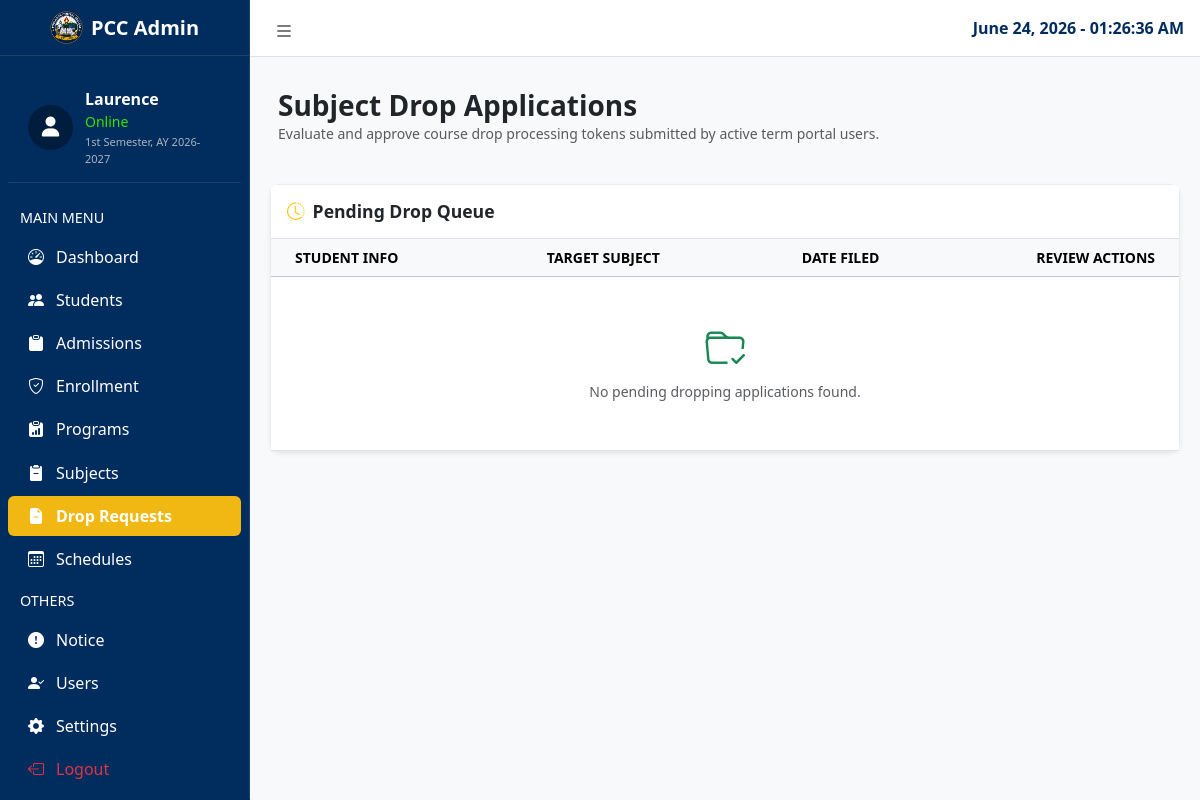
/admin/drop_requests.php (signed in), run on an earlier commit of the app's database.
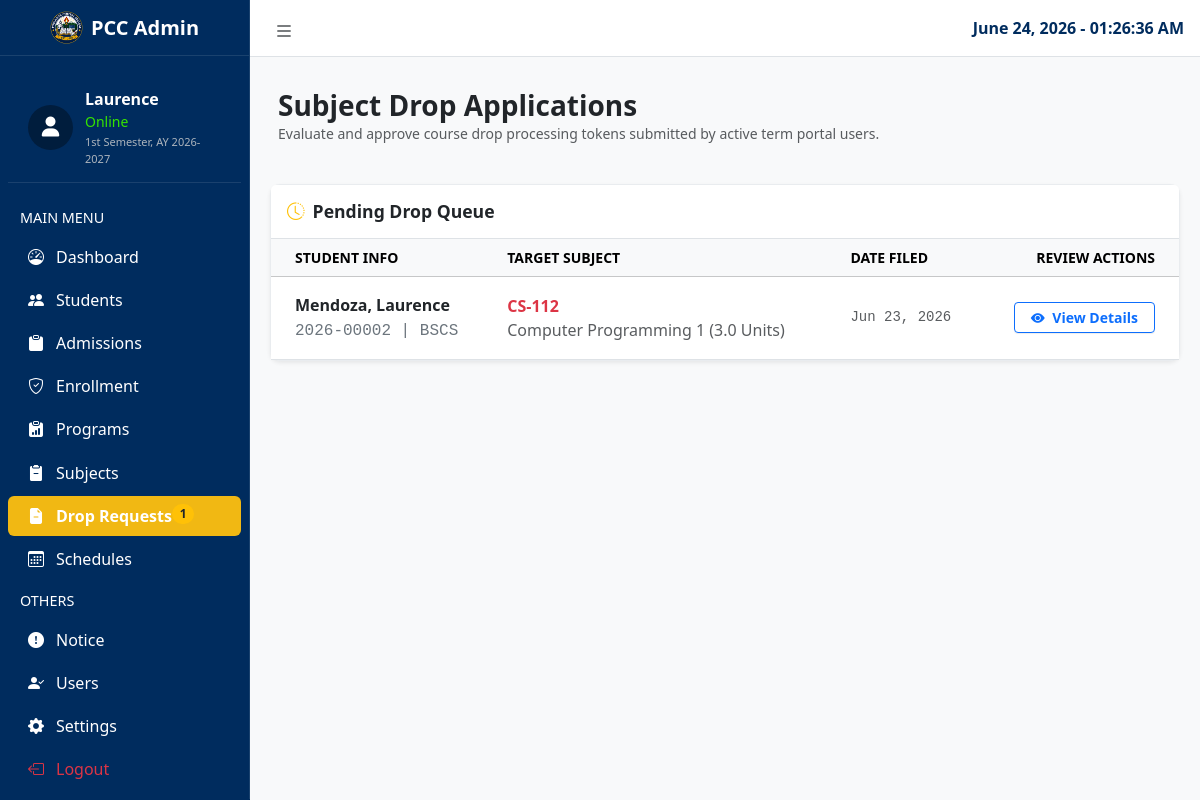
And on a later commit of the database.
### tables this page shows
CREATE TABLE `drop_requests` (
  `id` int(11) NOT NULL AUTO_INCREMENT,
  `student_id` int(11) NOT NULL,
  `enrollment_id` int(11) NOT NULL,
  `reason` text NOT NULL,
  `status` varchar(50) DEFAULT 'Pending Review',
  `created_at` timestamp NOT NULL DEFAULT current_timestamp(),
  PRIMARY KEY (`id`),
  KEY `student_id` (`student_id`),
  KEY `enrollment_id` (`enrollment_id`),
  CONSTRAINT `drop_requests_ibfk_1` FOREIGN KEY (`student_id`) REFERENCES `students` (`student_id`) ON DELETE CASCADE,
  CONSTRAINT `drop_requests_ibfk_2` FOREIGN KEY (`enrollment_id`) REFERENCES `enrollments` (`enrollment_id`) ON DELETE CASCADE
);

CREATE TABLE `students` (
  `student_id` int(11) NOT NULL AUTO_INCREMENT,
  `student_number` varchar(20) NOT NULL,
  `password_hash` varchar(255) NOT NULL,
  `application_id` int(11) DEFAULT NULL,
  `first_name` varchar(50) NOT NULL,
  `middle_name` varchar(50) DEFAULT NULL,
  `last_name` varchar(50) NOT NULL,
  `suffix` varchar(10) DEFAULT NULL,
  `email` varchar(100) NOT NULL,
  `current_course` varchar(10) NOT NULL,
  `section` varchar(50) DEFAULT NULL,
  `year_level` int(11) DEFAULT 1,
  `classification` varchar(50) DEFAULT 'Regular',
  `created_at` timestamp NOT NULL DEFAULT current_timestamp(),
  `enrollment_status` varchar(50) DEFAULT 'Enrolled',
  `payment_method` varchar(50) DEFAULT 'Cashier',
  `payment_scheme` varchar(50) DEFAULT 'Full Payment',
  `gcash_ref_id` varchar(50) DEFAULT NULL,
  `gcash_receipt_path` varchar(255) DEFAULT NULL,
  PRIMARY KEY (`student_id`),
  UNIQUE KEY `student_number` (`student_number`),
  UNIQUE KEY `email` (`email`),
  KEY `current_course` (`current_course`),
  KEY `application_id` (`application_id`),
  CONSTRAINT `students_ibfk_1` FOREIGN KEY (`current_course`) REFERENCES `courses` (`course_code`),
  CONSTRAINT `students_ibfk_2` FOREIGN KEY (`application_id`) REFERENCES `applicants` (`application_id`)
);

CREATE TABLE `subjects` (
  `id` int(11) NOT NULL AUTO_INCREMENT,
  `subject_code` varchar(50) NOT NULL,
  `program` varchar(10) DEFAULT 'BSIT',
  `descriptive_title` varchar(255) NOT NULL,
  `target_year` varchar(50) DEFAULT '1st Year',
  `units` int(11) NOT NULL DEFAULT 3,
  `capacity` int(11) NOT NULL DEFAULT 40,
  `status` varchar(50) DEFAULT 'Inactive',
  `created_at` timestamp NOT NULL DEFAULT current_timestamp(),
  PRIMARY KEY (`id`),
  UNIQUE KEY `subject_code` (`subject_code`)
);

### admin/drop_requests.php (the view, shortened to what the changed rows need)
<?php
require_once '../config/database_connect.php';
try {
    $drop_queue = $conn->query("
        SELECT dr.id as req_id, dr.reason, DATE(dr.created_at) as date_filed,
               st.student_number, st.first_name, st.last_name, st.current_course,
               sub.subject_code, sub.descriptive_title, sub.units
        FROM drop_requests dr
        JOIN students st ON dr.student_id = st.student_id
        JOIN enrollments e ON dr.enrollment_id = e.enrollment_id
        JOIN subjects sub ON e.subject_id = sub.id
        WHERE dr.status = 'Pending Review'
        ORDER BY dr.created_at ASC
    ")->fetchAll(PDO::FETCH_ASSOC);
} catch (PDOException $e) {
    $drop_queue = [];
}
$pending_drop_count = 0;
try {
    $drop_count_stmt = $conn->query("SELECT COUNT(*) FROM drop_requests WHERE status = 'Pending Review'");
    $pending_drop_count = $drop_count_stmt->fetchColumn();
} catch (PDOException $e) {
    error_log("Sidebar Badges Fetch Error: " . $e->getMessage());
}
?>
<!doctype html>
<html lang="en">
<head>
    <link rel="stylesheet" href="https://cdn.jsdelivr.net/npm/overlayscrollbars@2.11.0/styles/overlayscrollbars.min.css" />
    <link rel="stylesheet" href="https://cdn.jsdelivr.net/npm/bootstrap-icons@1.13.1/font/bootstrap-icons.min.css" />
    <link rel="stylesheet" href="../assets/css/adminlte.css" />
    <link rel="stylesheet" href="https://cdnjs.cloudflare.com/ajax/libs/font-awesome/6.4.0/css/all.min.css">
    <link href="https://cdn.jsdelivr.net/npm/bootstrap@5.3.2/dist/css/bootstrap.min.css" rel="stylesheet">
</head>
<body class="fixed-header sidebar-expand-lg bg-body-tertiary">
    <div class="app-wrapper">
        <aside class="app-sidebar sidebar-bg">
            <div class="sidebar-wrapper" style="border-right: 1px solid rgba(255, 255, 255, 0.1)">
                <nav class="mt-2">
                    <ul class="nav sidebar-menu flex-column mt-3" id="navigation">
                        <li class="nav-item"><a href="drop_requests.php" class="nav-link sidebar-bg-active">
                                <p>Drop Requests
                                    <?php if ($pending_drop_count > 0): ?>
                                        <span class="badge bg-warning text-dark float-end small font-bold rounded-pill"
                                            style="background-color: white"><?php echo $pending_drop_count; ?></span>
                                    <?php endif; ?>
                                </p>
                            </a></li>
                    </ul>
                </nav>
            </div>
        </aside>
        <main class="app-main">
            <div class="app-content mt-2">
                <div class="container-fluid">
                    <div class="card border border-light-subtle shadow-sm mb-4 bg-white" style="border-radius: 10px;">
                        <div class="card-body p-0">
                            <div class="table-responsive">
                                <table class="table table-hover align-middle mb-0 text-dark">
                                    <thead class="table-light small text-uppercase text-secondary">
                                        <tr>
                                            <th class="ps-4">Student Info</th>
                                            <th>Target Subject</th>
                                            <th>Date Filed</th>
                                            <th class="text-end pe-4" style="width: 200px;">Review Actions</th>
                                        </tr>
                                    </thead>
                                    <tbody>
                                        <?php if (empty($drop_queue)): ?>
                                            <tr><td colspan="4" class="text-center text-muted py-5 small"><i class="bi bi-folder-check text-success display-6 mb-2 d-block"></i>No pending dropping applications found.</td></tr>
                                        <?php else: ?>
                                            <?php foreach ($drop_queue as $row): ?>
                                                <tr>
                                                    <td class="ps-4 py-3">
                                                        <div class="fw-bold text-dark mb-0"><?= htmlspecialchars($row['last_name'] . ', ' . $row['first_name']) ?></div>
                                                        <span class="font-monospace text-secondary text-xs"><?= htmlspecialchars($row['student_number'] . " | " . $row['current_course']) ?></span>
                                                    </td>
                                                    <td>
                                                        <div class="fw-bold text-danger mb-0"><?= htmlspecialchars($row['subject_code']) ?></div>
                                                        <span class="text-muted text-xs"><?= htmlspecialchars($row['descriptive_title']) ?> (<?= number_format($row['units'], 1) ?> Units)</span>
                                                    </td>
                                                    <td class="font-monospace small text-muted"><?= date('M d, Y', strtotime($row['date_filed'])) ?></td>
                                                    <td class="pe-4 text-end">
                                                        <button type="button" class="btn btn-sm btn-outline-primary fw-bold px-3"
                                                                onclick="triggerDropInspectorModal(
                                                                    '<?= $row['req_id'] ?>',
                                                                    '<?= htmlspecialchars($row['last_name'] . ', ' . $row['first_name']) ?>',
                                                                    '<?= htmlspecialchars($row['subject_code'] . ' - ' . $row['descriptive_title']) ?>',
                                                                    '<?= urlencode($row['reason']) ?>'
                                                                )">
                                                            <i class="bi bi-eye-fill me-1"></i> View Details
                                                        </button>
                                                    </td>
                                                </tr>
                                            <?php endforeach; ?>
                                        <?php endif; ?>
                                    </tbody>
                                </table>
                            </div>
                        </div>
                    </div>
                </div>
            </div>
        </main>
    </div>
</body>
</html>

What changed in the data, as far as the page shows it:
added drop_requests: student.first_name "Mendoza, Laurence", student.current_course "2026-00002 | BSCS", subjects.subject_code "CS-112", subjects.descriptive_title "Computer Programming 1", subjects.units "3.0", date_filed "Jun 23, 2026"
Also different on the page:
$pending_drop_count: (not shown) → "1"
text no longer shown: "No pending dropping applications found."
